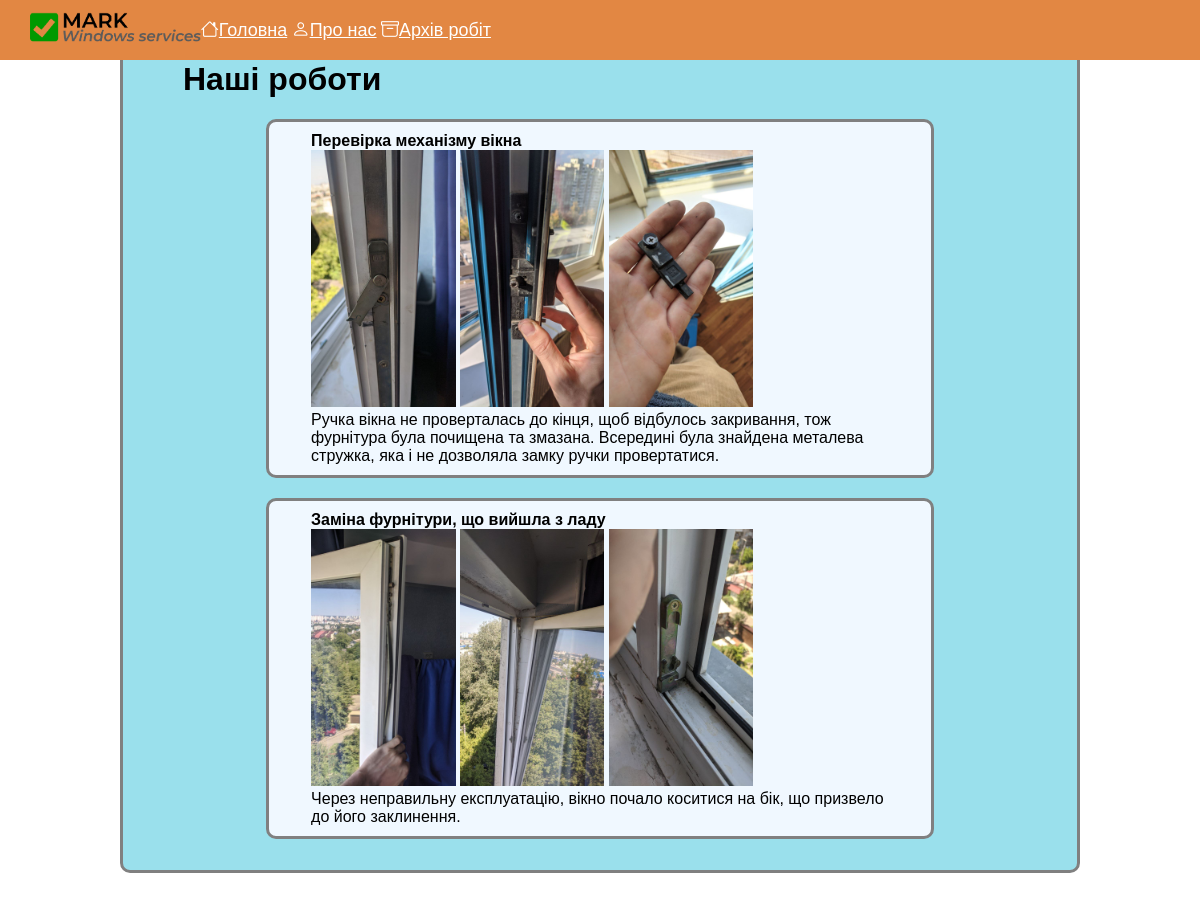
/archives/, run on the app's committed database.
### main_app/models.py (models this page shows, shortened)
class Archive(models.Model):
    name = models.CharField(max_length=100)
    image_1 =models.ImageField(blank=True, null=True)
    image_2 =models.ImageField(blank=True, null=True)
    image_3 =models.ImageField(blank=True, null=True)
    description = models.TextField()

### main_app/views.py (the view)
# urls.py: path('archives/', views.archives, name = 'archives')
def archives(request):
    context = {
        'archives': Archive.objects.all()
    }
    return render(request, 'main_app/archives.html', context)

### main_app/templates/main_app/archives.html (shortened to what this page needs)
{% extends 'main_app/layout.html' %}
{% block content %}
<div >
    <h1>Наші роботи</h1>
    {% for arc_log in archives %}
    <div class="archive_post">
    <b>{{ arc_log.name }}</b>
        <br>
        <img src="{{ arc_log.image_1.url }}" class="archive_img">
        <img src="{{ arc_log.image_2.url }}" class="archive_img">
        <img src="{{ arc_log.image_3.url }}" class="archive_img">
        <br>
        {{ arc_log.description }}
        <br>
    </div>
    {% endfor%}
</div>
{% endblock %}

### main_app/templates/main_app/layout.html (shortened to what this page needs)
{% load static %}
<!DOCTYPE html>
<html lang="en">
<head>
    <link rel="stylesheet" href="{% static 'css/style.css' %}">
    <link rel="stylesheet" href="https://cdn.jsdelivr.net/npm/bootstrap-icons@1.10.2/font/bootstrap-icons.css">
</head>
<body>
    <div class="header">
        <img src='{% static "img/Logotype.png"%}' alt="Window" id="logo">
        <div id="header_menu"><a href={% url 'main_app:index' %} class="header_title"><i class="bi bi-house"></i>Головна</a>
        <a href={% url 'main_app:about' %} class="header_title"><i class="bi bi-person"></i>Про нас</a>
        <a href={% url 'main_app:archives' %} class="header_title"><i class="bi bi-archive"></i></i>Архів робіт</a>
        </div>
    </div>
    <br>
    {% block content %}
    {% endblock %}

### static/css/style.css (style rules this page uses)
* { margin:0; padding:0 }
body { font-family: 'Franklin Gothic Medium', 'Arial Narrow', Arial, sans-serif; height: 1000px; }
div { background-color:rgba(147, 222, 235, 0.932); border: 3px grey; border-style:solid ; border-radius: 10px; padding-left: 5%; padding-right: 5%; padding-top: 10px; padding-bottom: 10px; margin: 2.5% 10%; }
.header { height: 40px; line-height: 40px; position:fixed; width: 100%; margin:0; padding-left:30px; border-radius: 0%; background: #e28743; border: none; }
.header_title { color: #fff; background: #e28743; font-size: large; width: 10%; }
#logo { height: 35px; float: left; }
#header_menu { background: none; border: none; width: 100%; margin:0; margin-top:-10px; padding-left:5%; }
.archive_img { width: 25%; }
.archive_post { background-color: aliceblue; }

### data on the page
Archive: name "Перевірка механізму вікна", image_1 (picture), image_2 (picture), image_3 (picture), description "Ручка вікна не проверталась до кінця, щоб відбулось закривання, тож фурнітура була почищена та змазана. Всередині була знайдена металева стружка, яка і не дозволяла замку ручки провертатися."
Archive: name "Заміна фурнітури, що вийшла з ладу", image_1 (picture), image_2 (picture), image_3 (picture), description "Через неправильну експлуатацію, вікно почало коситися на бік, що призвело до його заклинення."
